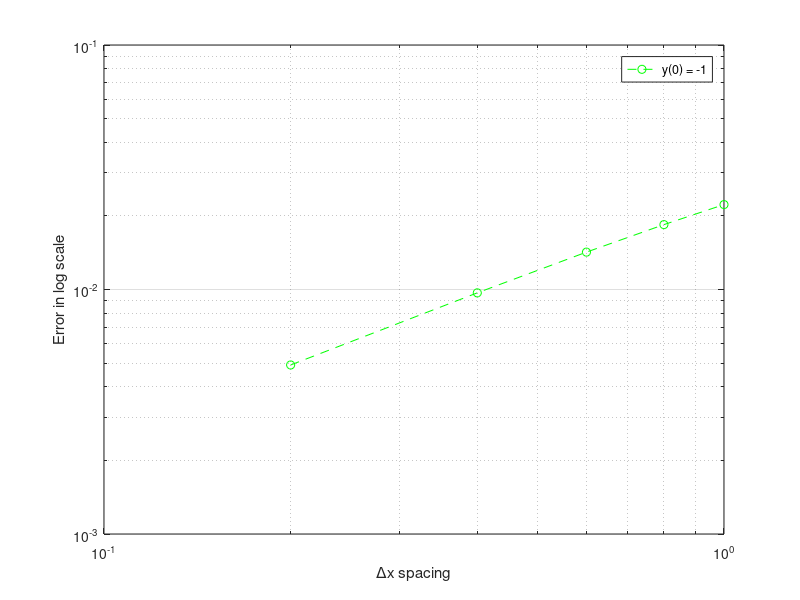

Source code (MATLAB):
clc
clear all
LI(1) = -1;
dt = 0.2;
tall = 0:dt:1;
for i = 2:length(tall)
    t = tall(i);
    LI(i) = (LI(i-1)*(1-dt*exp(LI(i-1)-t)) + dt*exp(LI(i-1)-t))/(1-dt*exp(LI(i-1)-t));
    Exact(i) = -log(exp(-LI(1)) + exp(-t) - 1);
    Error(i) = abs(LI(i) - Exact(i));
end
loglog(tall,Error,'g o --')
grid on
xlabel('\Deltax spacing')
ylabel('Error in log scale')
legend('y(0) = -1')